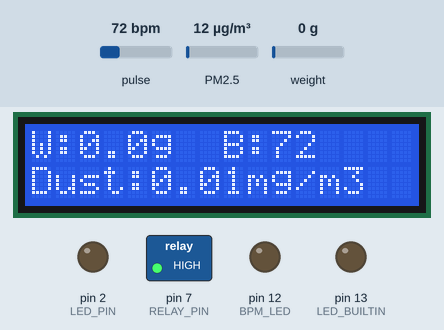
Bench run of a sketch on a simulated Arduino Uno, built with avr-gcc and run on an emulated ATmega328P. Parts: 16×2 character LCD, switched loads named in the sketch (green lamp = pin HIGH), output pins drawn as LEDs (lit = HIGH). The inputs (shaded band) are chosen by the test bench; at power-on: pulse 72 bpm, weight on the scale 0 g, PM2.5 12 µg/m³. What the sketch prints to the serial monitor is not drawn.

Above: at 7.3 s.
7.4 s: pulse set to 139 bpm
At 9.4 s:
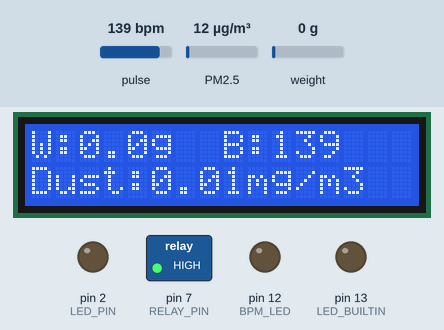
10.2 s: pulse set to 143 bpm
At 12.3 s:
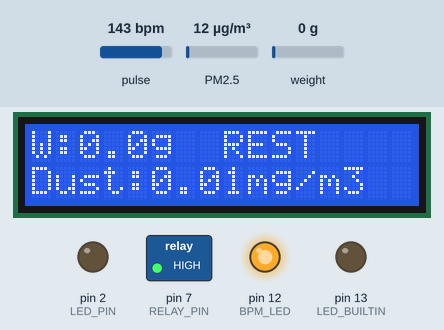
12.6 s: weight on the scale set to 448 g
At 14.4 s:
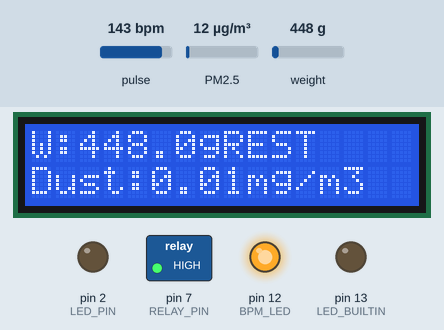
14.9 s: weight on the scale set to 551 g
At 16.2 s:
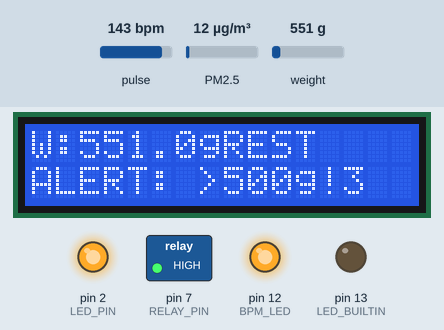
17.3 s: pulse set to 42 bpm
At 19.1 s:
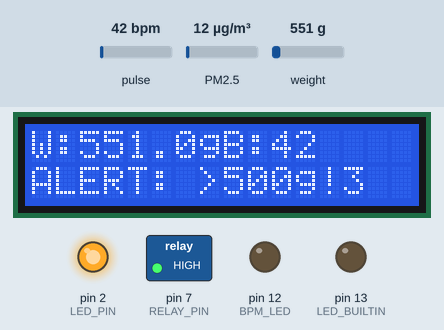
19.6 s: weight on the scale set to 1250 g
At 20.9 s:
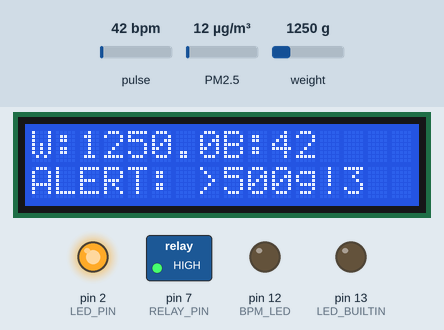
Timing chart, 0 to 22.6 s (numbered marks = the images above; inputs shaded):
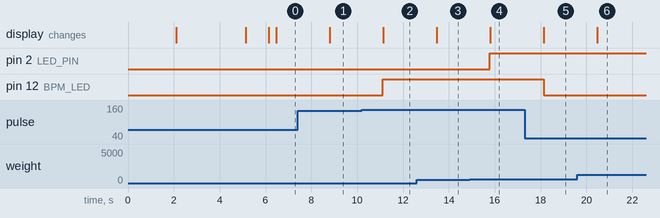

Measured:
- the behaviour switches between 140 and 141 bpm on pulse (found by bisection; images 1 and 2)
- the behaviour switches between 500 and 501 g on weight on the scale (found by bisection; images 3 and 4)
- after the input at 7.4 s, the display: changes after 1.4 s (image 1)
- after the input at 10.2 s, pin 12 (BPM_LED): LOW → HIGH after 0.91 s; the display: changes after 0.94 s (image 2)
- after the input at 12.6 s, the display: changes after 0.87 s (image 3)
- after the input at 14.9 s, pin 2 (LED_PIN): LOW → HIGH after 0.88 s; the display: changes after 0.91 s (image 4)
- after the input at 17.3 s, pin 12 (BPM_LED): HIGH → LOW after 0.83 s; the display: changes after 0.84 s (image 5)
- after the input at 19.6 s, the display: changes after 0.87 s (image 6)

The sketch:

final_arduino_code.ino
```cpp
#include <HX711.h>
#include <Wire.h>
#include <LiquidCrystal_I2C.h>
#include <PulseSensorPlayground.h>
#include <GP2YDustSensor.h>

// ========== Load Cell & Pulse Sensor Setup (Original Code) ==========
// HX711 Pins
#define LOADCELL_DOUT_PIN  4
#define LOADCELL_SCK_PIN   5

// LCD Configuration (I2C Address: 0x27, 16x2)
LiquidCrystal_I2C lcd(0x27, 16, 2);

// LED Pin (for load cell alert)
#define LED_PIN  2

// Calibration Factor (Adjust based on known weight)
float calibration_factor = 976.0;

HX711 scale;

// PulseSensor Setup
const int PulseWire = A1;       // PulseSensor PURPLE wire on Analog Pin 0
const int PulseLED = LED_BUILTIN; // Built-in LED (usually pin 13)
const int BPM_LED = 12;       // External LED on Pin 12 (for BPM > 140)
int Threshold = 519;          // Adjust if needed (default: 520)

PulseSensorPlayground pulseSensor;  // PulseSensor object

// ========== Dust Sensor Setup (Original Code) ==========
const uint8_t SHARP_LED_PIN = 3;   // LED control pin
const uint8_t SHARP_VO_PIN = A0;   // Analog pin for sensor output
const uint8_t RELAY_PIN = 7;       // Relay control pin

GP2YDustSensor dustSensor(GP2YDustSensorType::GP2Y1014AU0F, SHARP_LED_PIN, SHARP_VO_PIN, 10);

// ========== Setup Function ==========
void setup() {
  Serial.begin(115200);

  // Initialize LCD
  lcd.init();
  lcd.backlight();
  lcd.clear();
  lcd.setCursor(0, 0);
  lcd.print("Welcome to");
  lcd.setCursor(0, 1);
  lcd.print("MineGuard 2040");
  delay(2000); // Wait 2 seconds before showing "Remove Weight..."
  lcd.clear();

  // Initialize LED (for load cell)
  pinMode(LED_PIN, OUTPUT);
  digitalWrite(LED_PIN, LOW);

  // Initialize Load Cell
  scale.begin(LOADCELL_DOUT_PIN, LOADCELL_SCK_PIN);
  scale.set_scale(calibration_factor);

  // Tare the scale (remove any initial offset)
  lcd.setCursor(0, 1);
  lcd.print("Remove Weight...");
  delay(2000); // Wait 2 sec to ensure no weight is placed
  scale.tare(); // Reset to zero
  lcd.clear();
  lcd.setCursor(0, 1);
  lcd.print("Ready to Measure");
  delay(1000);
  lcd.clear();

  // Initialize PulseSensor
  pulseSensor.analogInput(PulseWire);
  pulseSensor.blinkOnPulse(PulseLED);  // Blink built-in LED with heartbeat
  pulseSensor.setThreshold(Threshold);
  pinMode(BPM_LED, OUTPUT);           // LED for high BPM
  digitalWrite(BPM_LED, LOW);         // Start with LED off

  if (pulseSensor.begin()) {

  }

  // Initialize Dust Sensor (Original Code)
  dustSensor.setBaseline(0.95); // Adjust based on your "no dust" readings
  dustSensor.begin();

  pinMode(RELAY_PIN, OUTPUT);
  digitalWrite(RELAY_PIN, HIGH); // Make sure relay is OFF initially
}

// ========== Main Loop ==========
void loop() {
  // --- Load Cell Section (UNCHANGED) ---
  float weight = scale.get_units(3); // Read weight (average of 3 readings)

  lcd.setCursor(0, 0);
  lcd.print("W:");
  lcd.print(weight, 1);
  lcd.print("g  ");

  if (weight > 500.0) {
    digitalWrite(LED_PIN, HIGH); // Turn on LED
    lcd.setCursor(0, 1);
    lcd.print("ALERT: >500g!");
  } else {
    digitalWrite(LED_PIN, LOW); // Turn off LED
    // Don't clear this line completely as we might display other info
  }

  static int myBPM = 0;  // Declare outside the if block and retain last value
  // --- Pulse Sensor Section (UNCHANGED) ---
  myBPM = pulseSensor.getBeatsPerMinute();

  // Control BPM LED (Pin 12)
  if (myBPM > 140) {
    digitalWrite(BPM_LED, HIGH);
    lcd.setCursor(8, 0);
    lcd.print("REST     ");
  } else {
    digitalWrite(BPM_LED, LOW);
    lcd.setCursor(8, 0);
    lcd.print("B:");
    lcd.print(myBPM);
    lcd.print("   "); // Clear remaining chars
  }

  // --- Dust Sensor Section (UNCHANGED) ---
  float dust_ugm3 = dustSensor.getDustDensity();
  float average_ugm3 = dustSensor.getRunningAverage();

  float dust_mgm3 = dust_ugm3 / 1000.0;           // Convert to mg/m³
  float average_mgm3 = average_ugm3 / 1000.0;     // Convert to mg/m³

  // Check and control the relay
  if (dust_mgm3 > 0.35) {
    digitalWrite(RELAY_PIN, LOW);  // Turn ON the relay (pump ON)
  } else {
    digitalWrite(RELAY_PIN, HIGH);   // Turn OFF the relay (pump OFF)
  }

  // Display dust info on LCD second line when not showing weight alert
  if (weight <= 500.0) {
    lcd.setCursor(0, 1);
    if (dust_mgm3 > 0.35) {
      lcd.print("High dust:");
       lcd.print(average_mgm3, 2); // Pad with spaces to clear old text
    } else {
      lcd.print("Dust:");
      lcd.print(average_mgm3, 2);
      lcd.print("mg/m3   "); // Clear remaining characters
    }
  }

  // Serial data
  Serial.print(myBPM);
  Serial.print(",");
  Serial.print(weight, 1);
  Serial.print(",");
  Serial.print(average_mgm3, 2);
  Serial.println();

  delay(2000); // Maintain original timing from pulse/load cell code
}
```
